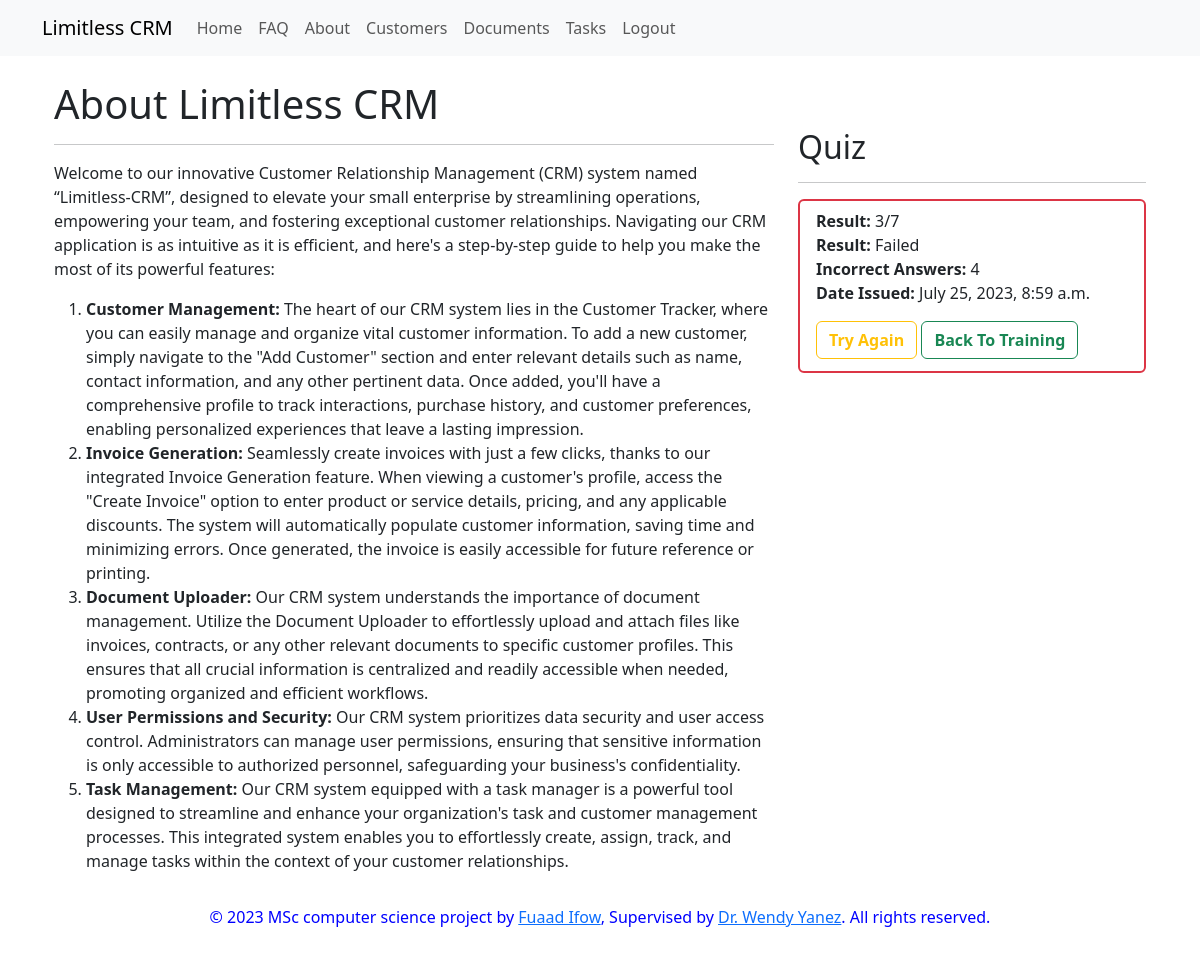
The app's page /about/ (signed in), older data.
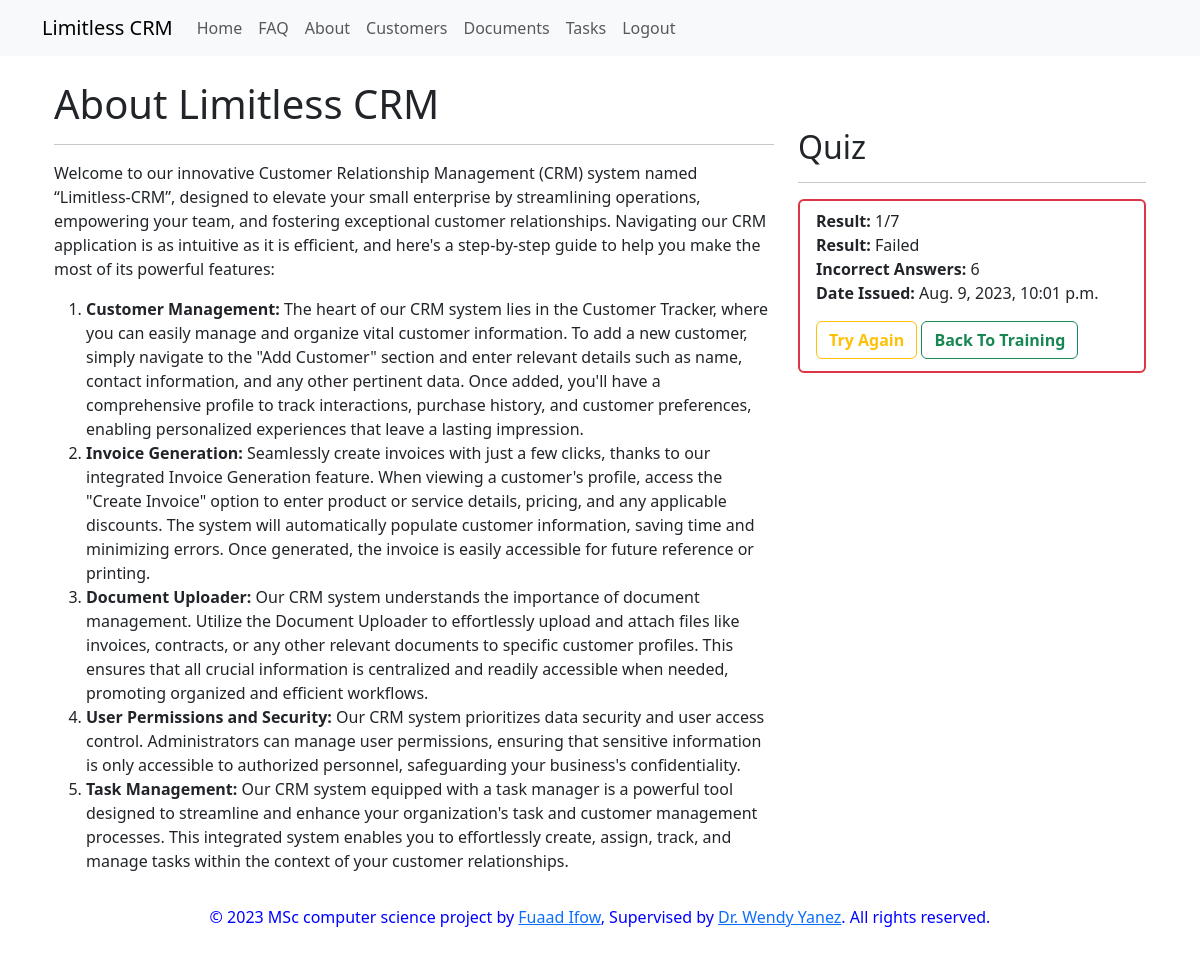
The same page, newer data.
### crm/models.py (models this page shows, shortened)
class Certificate(models.Model):
    user = models.ForeignKey(User, on_delete=models.CASCADE)
    score = models.IntegerField()
    date_issued = models.DateTimeField(auto_now_add=True)

### crm/views.py (the view)
# urls.py: path('about/', views.about, name='about'),
def about(request):
    if request.method == 'POST':
        score = 0
        for question in QuizQuestion.objects.all():
            submitted_answer = request.POST.get(f'question_{question.id}')
            print(question.get_correct_answer())
            if submitted_answer == question.get_correct_answer():
                score += 1
        required_score = 8  # 80% score required for the certificate
        if (score / QuizQuestion.objects.count()) * 10 >= required_score:
            messages.success(request, "Congratulations! You Have Earned The Certificate.")
        else:
            messages.error(request, "No Certificates Have Been Earned Please Try Again.")
        certificate = Certificate.objects.update_or_create(user=request.user,defaults={'score':score,'date_issued':datetime.now()})
        return redirect('about')
    else:
        quiz_questions = QuizQuestion.objects.all()
        certificate = Certificate.objects.filter(user= request.user.id).first()
        return render(request, 'crm/about.html', {'quiz_questions': quiz_questions, 'certificate': certificate})

### crm/models.py (called while the page is built)
    def get_options(self):
        return self.quizanswer_set.values_list('answer_text', flat=True)

### crm/templatetags/custom_filters.py (called while the page is built)
@register.filter
def subtract(value, arg):
    return value - arg

@register.filter
def checkScores(value, arg):
    return value*0.80 < arg

### crm/templates/crm/about.html (shortened to what the changed rows need)
{% extends 'base/base.html' %}
{% load django_bootstrap5 %}
{% load custom_filters %}
{% block content %}
    <div class="container">
        <div class="row">
            <div class="col-md-8">
                <h1>About Limitless CRM</h1>
            </div>
            <div class="col-md-4 py-5">
                <h2>Quiz</h2>
                {% if certificate %}
                <hr/>
                            <ul class="list-group">
                                    <li class="list-group-item border border-2 {% if quiz_questions.count|checkScores:certificate.score %}border-success{% else %}border-danger{% endif %}">
                                        <div class="row">
                                            <div class="col-md-12">
                                                <strong>Result:</strong> {{ certificate.score }}/{{ quiz_questions.count }}<br>
                                                <strong>Result:</strong> {% if quiz_questions.count|checkScores:certificate.score %} Passed {% else %} Failed {% endif %}<br>
                                                <strong>Incorrect Answers:</strong> {{ quiz_questions.count|subtract:certificate.score }}<br>
                                                <strong>Date Issued:</strong> {{ certificate.date_issued }}
                                                <div class="mt-3 mb-1">
                                                    <button class="btn btn-outline-warning" data-bs-toggle="modal" data-bs-target="#quizModal"><strong>Try Again</strong></button>
                                                    <a class="btn btn-outline-success" href="/"><strong>Back To Training</strong></a>
                                                </div>
                                            </div>
                                        </div>
                                    </li>
                            </ul>
                        </div>
                    </div>
                {% else %}
                    <p>No certificates earned yet.</p>
                {% endif %}
    </div>
{% endblock %}

Row changes from the older to the newer data that the page shows:
changed Certificate: score "3" → "1"; count|subtract "4" → "6"; date_issued "July 25, 2023, 8:59 a.m." → "Aug. 9, 2023, 10:01 p.m."
